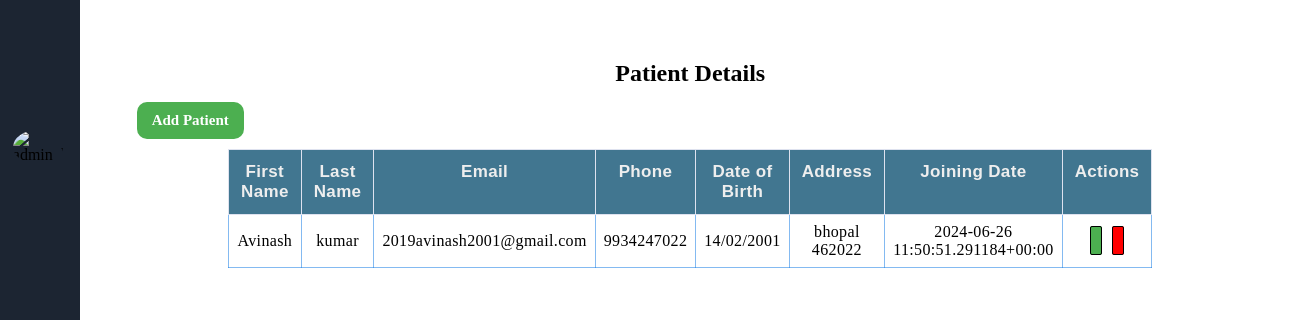
The page /hms_admin/patient_details (signed in) on the database as committed earlier.
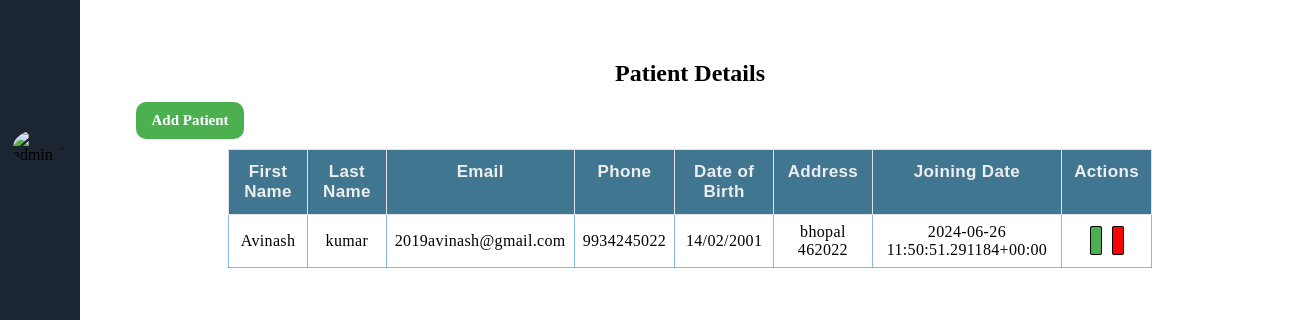
The same page on the database as committed later.
### patient/models.py (models this page shows, shortened)
class patient_register(models.Model):
    First_name=models.CharField(max_length=50,default="")
    Last_name=models.CharField(max_length=50,default="")
    Email=models.CharField(max_length=30)
    Phone=models.CharField(max_length=40,default="")
    Password=models.CharField(max_length=20,default="")
    DOB=models.CharField(max_length=10,default="")
    Address=models.CharField(max_length=30,default="")
    Image=models.ImageField(upload_to='Image/',default="https://img.freepik.com/free-vector/user-circles-set_78370-4704.jpg?size=626&ext=jpg&ga=GA1.1.199161677.1717694373&semt=ais_user")
    Date_time=models.CharField(max_length=50,default=now)

### hms_admin/views.py (the view)
# urls.py: path('patient_details',views.patient_details,name="patient_details"),
def patient_details(request):
    username = request.session.get('username')
    if username:
        patients=patient_register.objects.all()
        return render(request,"patient_detail.html",{'patients':patients})
    else:
        return redirect('hms_admin')

### hms_admin/templates/patient_detail.html (shortened to what this page needs)
{% extends 'hms_dashboard.html' %}
{% block content %}
<div class="main-content">
    <div class="container">
        <div class="patient-datails-outer">
            <div class="patient-datails-inner">
                <h2>Patient Details</h2>
                <a href="patient_add" class="add-patient" id="add">Add Patient</a>
                <table class="table">
                    <thead>
                        <tr>
                            <th>First Name</th>
                            <th>Last Name</th>
                            <th>Email</th>
                            <th>Phone</th>
                            <th>Date of Birth</th>
                            <th>Address</th>
                            <th>Joining Date</th>
                            <th>Actions</th>
                        </tr>
                    </thead>
                    <tbody>
                        {% for i in patients %}
                        <tr>
                            <td data-label="First Name">{{i.First_name}}</td>
                            <td data-label="Last Name">{{i.Last_name}}</td>
                            <td data-label="Email">{{i.Email}}</td>
                            <td data-label="Phone">{{i.Phone}}</td>
                            <td data-label="Date of Birth">{{i.DOB}}</td>
                            <td data-label="Address">{{i.Address}}</td>
                            <td data-label="Joining Date">{{i.Date_time}}</td>
                            <td data-label="Actions" class="edit-delete-btn">
                                <a href="" class="edit">
                                </a>
                                <a href="" class="trash">
                                </a>
                            </td>
                        </tr>
                        {% endfor %}
                    </tbody>
                </table>
            </div>
        </div>
    </div>
</div>
{% endblock %}

Rows that differ between the two databases and show on the page:
changed patient_register "Avinash": Email "2019avinash2001@gmail.com" → "2019avinash@gmail.com"; Phone "9934247022" → "9934245022"
